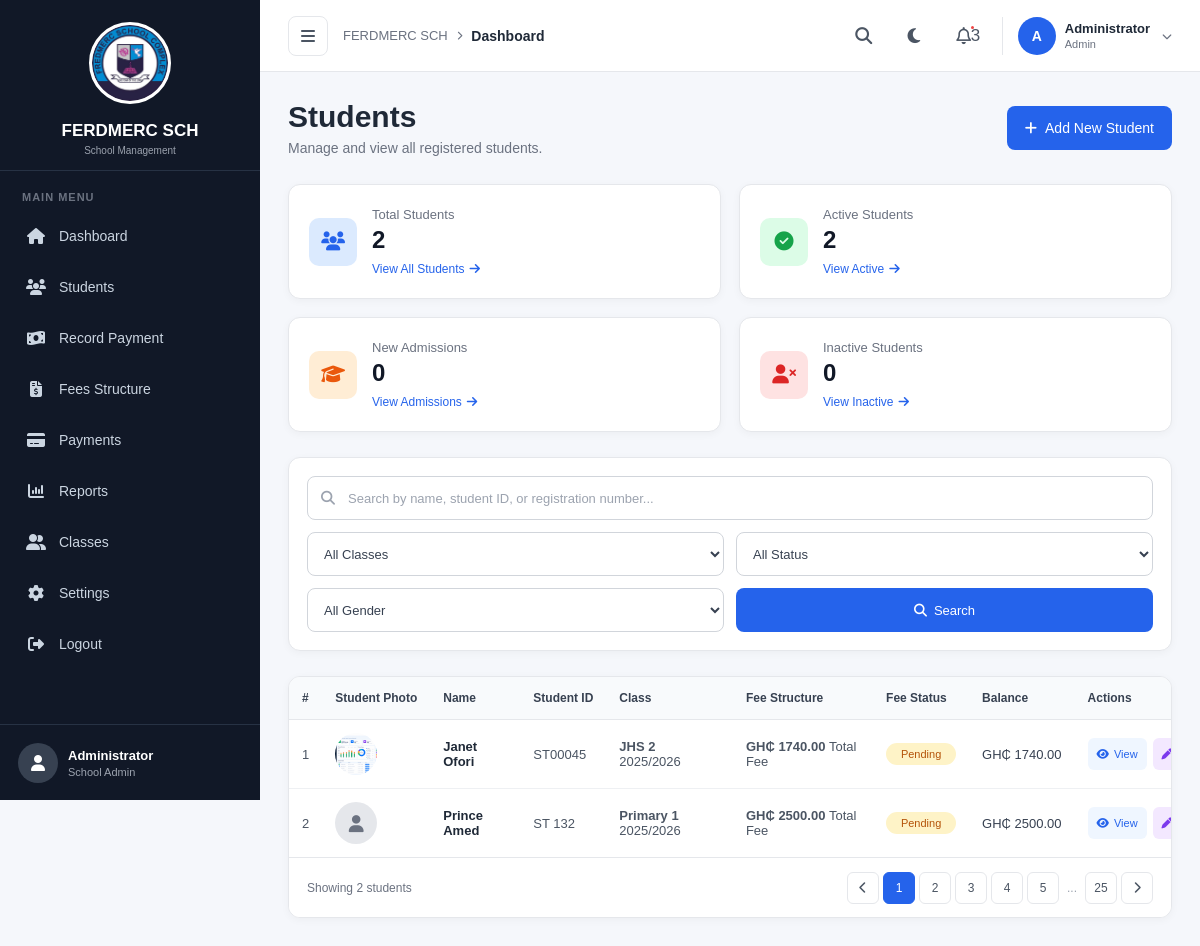
/students/, run on an earlier commit of the app's database.
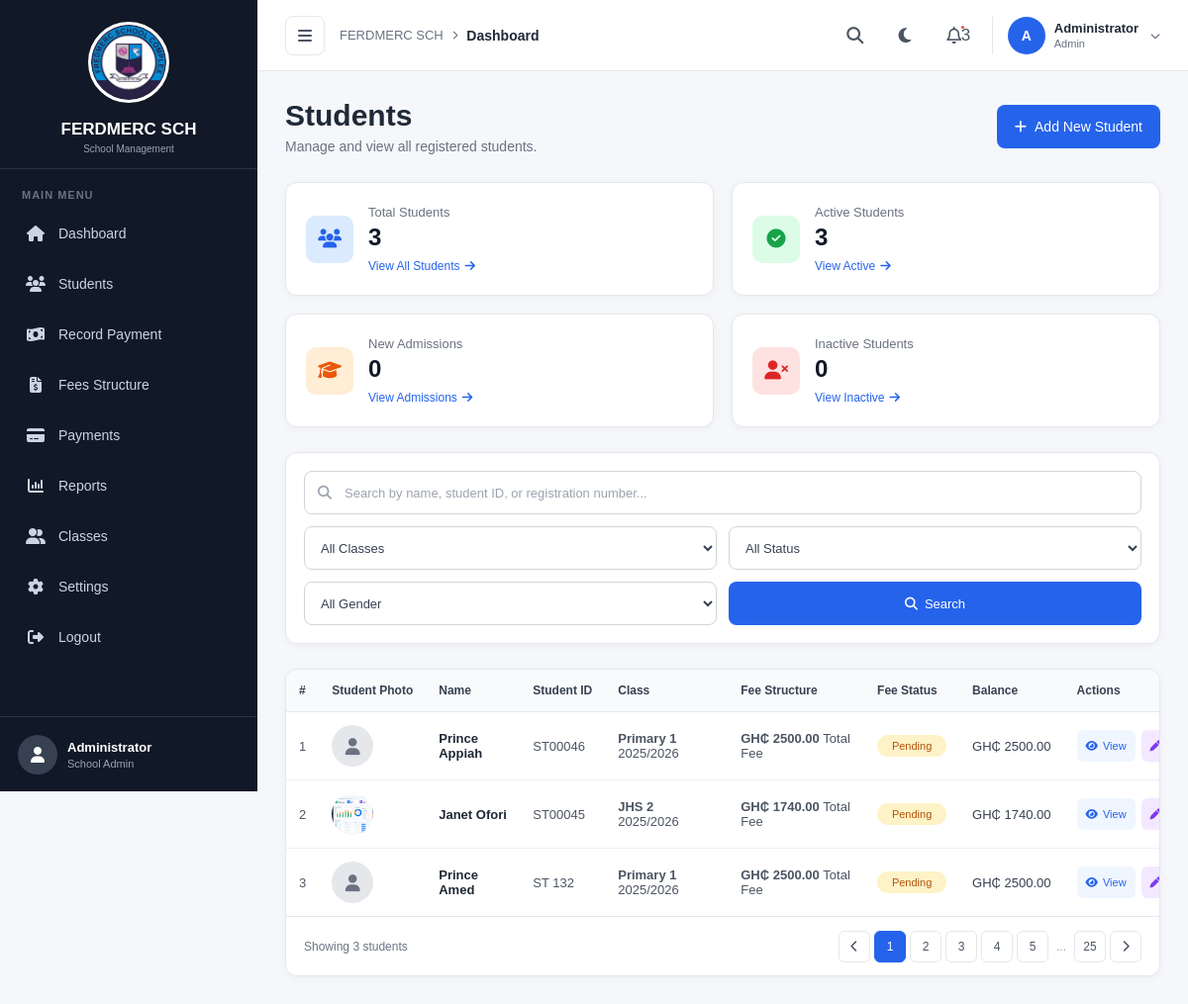
And on a later commit of the database.
### fees/models.py (models this page shows, shortened)
class Student(models.Model):
    GENDER_CHOICES = [
        ("Male", "Male"),
        ("Female", "Female"),
    ]
    STATUS_CHOICES = [
        ("Active", "Active"),
        ("Inactive", "Inactive"),
    ]
    FEE_STATUS_CHOICES = [
        ("Paid", "Paid"),
        ("Pending", "Pending"),
        ("Overdue", "Overdue"),
    ]
    first_name = models.CharField(max_length=100)
    last_name = models.CharField(max_length=100)
    student_id = models.CharField(
        max_length=50,
        unique=True
    )
    registration_number = models.CharField(
        max_length=50,
        unique=True,
        blank=True,
        null=True
    )
    date_of_birth = models.DateField(
        blank=True,
        null=True
    )
    student_class = models.CharField(
        max_length=100
    )
    stream = models.CharField(
        max_length=100,
        blank=True,
        null=True
    )
    academic_year = models.CharField(
        max_length=20,
        default="2025/2026"
    )
    gender = models.CharField(
        max_length=10,
        choices=GENDER_CHOICES
    )
    parent_name = models.CharField(
        max_length=150,
        blank=True,
        null=True
    )
    parent_contact = models.CharField(
        max_length=30,
        blank=True,
        null=True
    )
    address = models.TextField(
        blank=True,
        null=True
    )
    additional_information = models.TextField(
        blank=True,
        null=True
    )
    status = models.CharField(
        max_length=10,
        choices=STATUS_CHOICES,
        default="Active"
    )
    fee_status = models.CharField(
        max_length=10,
        choices=FEE_STATUS_CHOICES,
        default="Pending"
    )
    discount = models.DecimalField(
        max_digits=5,
        decimal_places=2,
        default=0
    )
    balance = models.DecimalField(
        max_digits=10,
        decimal_places=2,
        default=0
    )
    photo = models.ImageField(
        upload_to="students/",
        blank=True,
        null=True
    )
    date_registered = models.DateTimeField(
        auto_now_add=True
    )

class FeeStructure(models.Model):
    TERM_CHOICES = [
        ("First Term", "First Term"),
        ("Second Term", "Second Term"),
        ("Third Term", "Third Term"),
    ]
    student_class = models.CharField(max_length=100)
    academic_year = models.CharField(
        max_length=20,
        default="2026/2027"
    )
    term = models.CharField(
        max_length=20,
        choices=TERM_CHOICES
    )
    registration_fee = models.DecimalField(
        max_digits=10,
        decimal_places=2,
        default=0
    )
    tuition_fee = models.DecimalField(
        max_digits=10,
        decimal_places=2,
        default=0
    )
    examination_fee = models.DecimalField(
        max_digits=10,
        decimal_places=2,
        default=0
    )
    library_fee = models.DecimalField(
        max_digits=10,
        decimal_places=2,
        default=0
    )
    activity_fee = models.DecimalField(
        max_digits=10,
        decimal_places=2,
        default=0
    )
    created_at = models.DateTimeField(
        auto_now_add=True
    )
    updated_at = models.DateTimeField(
        auto_now=True
    )
    @property
    def total_fee(self):
        return (
            self.registration_fee
            + self.tuition_fee
            + self.examination_fee
            + self.library_fee
            + self.activity_fee
        )

### fees/views.py (the view, shortened to what this page needs)
def students(request):
    students = Student.objects.all().order_by(
        "-date_registered"
    )
    search = request.GET.get(
        "search",
        ""
    ).strip()
    selected_class = request.GET.get(
        "class",
        ""
    ).strip()
    if selected_class:
        students = students.filter(
            student_class=selected_class
        )
    selected_status = request.GET.get(
        "status",
        ""
    ).strip()
    if selected_status:
        students = students.filter(
            status=selected_status
        )
    selected_gender = request.GET.get(
        "gender",
        ""
    ).strip()
    if selected_gender:
        students = students.filter(
            gender=selected_gender
        )
    for student in students:
        student.fee_structure = FeeStructure.objects.filter(
            student_class=student.student_class,
            academic_year=student.academic_year
        ).first()
        if student.fee_structure:
            student.total_fee = (
                student.fee_structure.total_fee
            )
        else:
            student.total_fee = 0
        student.total_paid = Payment.objects.filter(
            student=student,
            academic_year=student.academic_year
        ).aggregate(
            total=models.Sum("amount")
        )["total"] or 0
        student.calculated_balance = (
            student.total_fee - student.total_paid
        )
        if student.total_fee <= 0:
            student.calculated_fee_status = "Pending"
        elif student.total_paid >= student.total_fee:
            student.calculated_fee_status = "Paid"
        else:
            student.calculated_fee_status = "Pending"
    classes = Student.objects.values_list(
        "student_class",
        flat=True
    ).distinct().order_by(
        "student_class"
    )
    all_students = Student.objects.all()
    total_students = all_students.count()
    active_students = all_students.filter(
        status="Active"
    ).count()
    inactive_students = all_students.filter(
        status="Inactive"
    ).count()
    school_settings = SchoolSettings.objects.first()
    if school_settings:
        current_academic_year = (
            school_settings.academic_year
        )
    else:
        current_academic_year = "2026/2027"
    new_admissions = all_students.filter(
        academic_year=current_academic_year
    ).count()
    return render(
        request,
        "fees/students.html",
        {
            "students": students,
            "total_students": total_students,
            "active_students": active_students,
            "inactive_students": inactive_students,
            "new_admissions": new_admissions,
            "classes": classes,
            "search": search,
            "selected_class": selected_class,
            "selected_status": selected_status,
            "selected_gender": selected_gender,
        }
    )

### fees/context_processors.py (called while the page is built)
def school_settings(request):
    settings = SchoolSettings.objects.first()
    if not settings:
        settings = SchoolSettings.objects.create()
    return {
        "school_settings": settings
    }

### templates/fees/students.html (shortened to what the changed rows need)
{% extends "fees/base.html" %}
{% load static %}
{% block extra_css %}
<link rel="stylesheet" href="{% static 'css/students.css' %}">
{% endblock %}
{% block content %}
<div class="students-page">
    <div class="page-header">
        <div class="page-title">
            <h1>Students</h1>
        </div>
    </div>
    <div class="student-stats">
        <div class="student-stat-card">
            <div class="stat-info">
                <span>Total Students</span>
                <h2>{{ total_students|default:"0" }}</h2>
                <a href="#">
                    View All Students
                    <i class="fa-solid fa-arrow-right"></i>
                </a>
            </div>
        </div>
        <div class="student-stat-card">
            <div class="stat-info">
                <span>Active Students</span>
                <h2>{{ active_students|default:"0" }}</h2>
                <a href="#">
                    View Active
                    <i class="fa-solid fa-arrow-right"></i>
                </a>
            </div>
        </div>
        <div class="student-stat-card">
            <div class="stat-info">
                <h2>{{ new_admissions|default:"0" }}</h2>
            </div>
        </div>
        <div class="student-stat-card">
            <div class="stat-info">
                <h2>{{ inactive_students|default:"0" }}</h2>
            </div>
        </div>
    </div>
    <div class="students-table-card">
        <div class="table-wrapper">
            <table class="students-table">
                <thead>
                    <tr>
                        <th>#</th>
                        <th>Student Photo</th>
                        <th>Name</th>
                        <th>Student ID</th>
                        <th>Class</th>
                        <th>Fee Structure</th>
                        <th>Fee Status</th>
                        <th>Balance</th>
                        <th>Actions</th>
                    </tr>
                </thead>
                <tbody>
                    {% for student in students %}
                    <tr>
                        <td>
                            {{ forloop.counter }}
                        </td>
                        <td>
                            <div class="student-photo">
                                {% if student.photo %}
                                    <img
                                        src="{{ student.photo.url }}"
                                        alt="{{ student.first_name }}"
                                    >
                                {% else %}
                                    <div class="default-student-photo">
                                        <i class="fa-solid fa-user"></i>
                                    </div>
                                {% endif %}
                            </div>
                        </td>
                        <td>
                            <div class="student-name">
                                <strong>
                                    {{ student.first_name }}
                                    {{ student.last_name }}
                                </strong>
                            </div>
                        </td>
                        <td>
                            {{ student.student_id }}
                        </td>
                        <td>
                            <div class="student-class">
                                <strong>
                                    {{ student.student_class }}
                                </strong>
                                <span>
                                    {{ student.academic_year }}
                                </span>
                            </div>
                        </td>
                        <td>
                            {% if student.fee_structure %}
                                <div class="student-fee-structure">
                                    <strong>
                                        GH₵ {{ student.fee_structure.total_fee|floatformat:2 }}
                                    </strong>
                                    <span>
                                        Total Fee
                                    </span>
                                </div>
                            {% else %}
                                <span class="fee-not-set">
                                    Not Set
                                </span>
                            {% endif %}
                        </td>
                        <td>
    {% if student.calculated_fee_status == "Paid" %}
        <span class="fee-badge paid">
            Paid
        </span>
    {% elif student.calculated_fee_status == "Pending" %}
        <span class="fee-badge pending">
            Pending
        </span>
    {% else %}
        <span class="fee-badge pending">
            Pending
        </span>
    {% endif %}
</td>
                        <td>
    <span class="student-balance">
        GH₵ {{ student.calculated_balance|floatformat:2 }}
    </span>
</td>
                        <td>
                            <div class="student-actions">
                                <a
                                    href="{% url 'student_profile' student.id %}"
                                    class="action-btn view"
                                    title="View Student Profile"
                                >
                                    <i class="fa-solid fa-eye"></i>
                                    <span>View</span>
                                </a>
                                <a
                                    href="{% url 'edit_student' student.id %}"
                                    class="action-btn edit"
                                    title="Edit Student"
                                >
                                    <i class="fa-solid fa-pen"></i>
                                </a>
                            </div>
                        </td>
                    </tr>
                    {% endfor %}
                </tbody>
            </table>
        </div>
        <div class="students-table-footer">
            <span>
                Showing
                {{ students|length }}
                students
            </span>
            <div class="pagination">
                <button type="button">
                </button>
                <button type="button" class="active">
                </button>
                <button type="button">
                </button>
                <button type="button">
                </button>
                <button type="button">
                </button>
                <button type="button">
                </button>
                <span>...</span>
                <button type="button">
                </button>
                <button type="button">
                </button>
            </div>
        </div>
    </div>
</div>
{% endblock %}

What changed in the data, as far as the page shows it:
added Student: first_name "Prince", last_name "Appiah", student_id "ST00046", student_class "Primary 1", academic_year "2025/2026", fee_structure.total_fee "2500.00", shows "Pending", calculated_balance "2500.00"
Also different on the page:
{{ total_students|default:"0" }}: "2" → "3"
{{ active_students|default:"0" }}: "2" → "3"
{{ students|length }}: "2" → "3"
